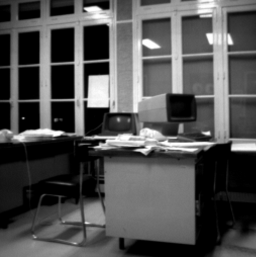
#> input picture Talleres/Taller 1/Punto 4/BUREAU.png, 256 x 257 px
$ jupyter execute cuantificacion.ipynb
#> lines starting #> are read from the running program, lines starting #| are printed output that depends on the picture; after the words box and inside, x2 and y2 are one past the last pixel; in counts of white or black regions, pixels touching at a corner belong together
[cell 1]
import cv2
import matplotlib.pyplot as plt
import numpy as np


bureau = cv2.imread("BUREAU.png", cv2.IMREAD_GRAYSCALE)
#> bureau is the input picture: shape (257, 256); min 0, max 255, mean 80.9

[cell 2]
plt.imshow(bureau, cmap='gray')
plt.show()

[cell 3]
def bit_plane_slicing(imagen, k):
#> called with k = 7
    plane = np.full((imagen.shape[0], imagen.shape[1]), 2 ** k, np.uint8)
    return cv2.bitwise_and(plane, imagen)
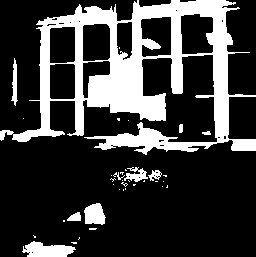
#> returned value: shape (257, 256); values 0 (black) and 128 (white), 23.5% white; 37 white regions (27 under 20 px), largest, box (x1, y1, x2, y2) and area: (0, 0, 256, 155) 13746, (22, 241, 76, 257) 581, (84, 203, 106, 225) 365

[cell 4]
plano_7 = bit_plane_slicing(bureau, 7)
plt.imshow(plano_7, cmap='gray')
plt.title('Bit Plane 7')
plt.show()

plano_6 = bit_plane_slicing(bureau, 6)
#> call 2 of bit_plane_slicing, with k = 6
#> in bit_plane_slicing (call 2), `return cv2.bitwise_and(plane, imagen)`:
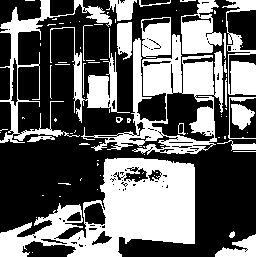
#> returned value: shape (257, 256); values 0 (black) and 64 (white), 40% white; 83 white regions (57 under 20 px), largest, box (x1, y1, x2, y2) and area: (0, 158, 195, 257) 10004, (81, 34, 223, 155) 5827, (0, 0, 112, 143) 2248
plt.imshow(plano_6, cmap='gray')
plt.title('Bit Plane 6')
plt.show()

plano_5 = bit_plane_slicing(bureau, 5)
#> call 3 of bit_plane_slicing, with k = 5
#> in bit_plane_slicing (call 3), `return cv2.bitwise_and(plane, imagen)`:
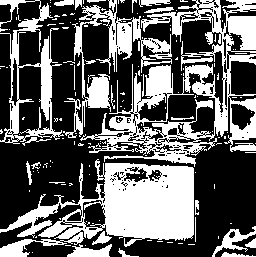
#> returned value: shape (257, 256); values 0 (black) and 32 (white), 39.2% white; 162 white regions (134 under 20 px), largest, box (x1, y1, x2, y2) and area: (80, 0, 256, 167) 9031, (0, 159, 194, 257) 8714, (63, 0, 172, 138) 3084
plt.imshow(plano_5, cmap='gray')
plt.title('Bit Plane 5')
plt.show()

plano_4 = bit_plane_slicing(bureau, 4)
#> call 4 of bit_plane_slicing, with k = 4
#> in bit_plane_slicing (call 4), `return cv2.bitwise_and(plane, imagen)`:
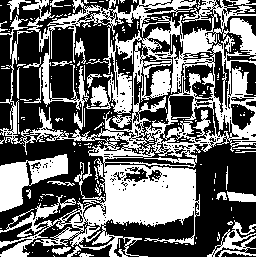
#> returned value: shape (257, 256); values 0 (black) and 16 (white), 42.1% white; 211 white regions (185 under 20 px), largest, box (x1, y1, x2, y2) and area: (0, 0, 256, 257) 23155, (0, 154, 68, 212) 1864, (207, 220, 256, 257) 591
plt.imshow(plano_4, cmap='gray')
plt.title('Bit Plane 4')
plt.show()

plano_3 = bit_plane_slicing(bureau, 3)
#> in bit_plane_slicing (call 5), `return cv2.bitwise_and(plane, imagen)`:
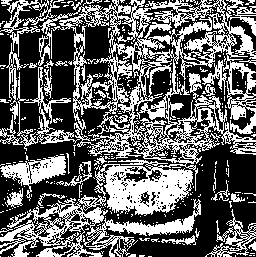
#> returned value: shape (257, 256); values 0 (black) and 8 (white), 40.1% white; 322 white regions (282 under 20 px), largest, box (x1, y1, x2, y2) and area: (0, 0, 256, 257) 20118, (0, 155, 66, 201) 1100, (0, 0, 64, 57) 729
plt.imshow(plano_3, cmap='gray')
plt.title('Bit Plane 3')
plt.show()

plano_2 = bit_plane_slicing(bureau, 2)
#> in bit_plane_slicing (call 6), `return cv2.bitwise_and(plane, imagen)`:
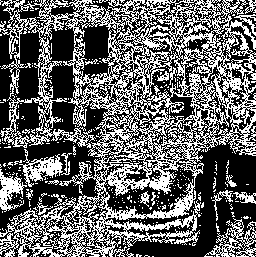
#> returned value: shape (257, 256); values 0 (black) and 4 (white), 39.8% white in thin lines or dots
plt.imshow(plano_2, cmap='gray')
plt.title('Bit Plane 2')
plt.show()

plano_1 = bit_plane_slicing(bureau, 1)
#> in bit_plane_slicing (call 7), `return cv2.bitwise_and(plane, imagen)`:
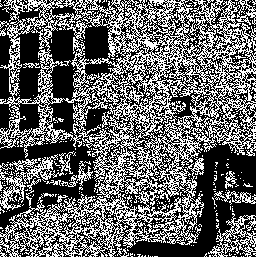
#> returned value: shape (257, 256); values 0 (black) and 2 (white), 40.2% white in thin lines or dots
plt.imshow(plano_1, cmap='gray')
plt.title('Bit Plane 1')
plt.show()

plano_0 = bit_plane_slicing(bureau, 0)
#> in bit_plane_slicing (call 8), `return cv2.bitwise_and(plane, imagen)`:
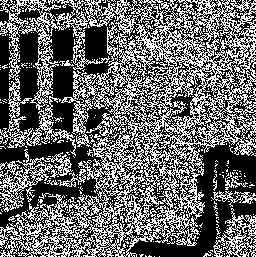
#> returned value: shape (257, 256); values 0 (black) and 1 (white), 40.9% white in thin lines or dots
plt.imshow(plano_0, cmap='gray')
plt.title('Bit Plane 0')
plt.show()

Se identificaron desde el plano más significativo (plano 7) y el menos significativo (plano 0). De estos planos se puede concluir que en la medida que disminuyen los planos aumenta el ruido, es decir, las imagenes pierden forma y aparece una grann cantidad de puntos negros con blanco. Por otro lado, en la medida que aumenta el plano se pueden apreciar colores más intensos, llegando a un punto de que se puede ver una sombra fluida de la imagen. Por último, se puede apreciar que es en los planos intermedios en los que se evidencia mayor detalle, como en el plano 5 que se puede entender bien el contenido de la imagen. Esto se puede deber a la escala de intensidad utilizada.

[cell 5]
def image_quantization(imagen, k):
#> called with k = 5
    plane = np.full((imagen.shape[0], imagen.shape[1]), 255-2 ** k, np.uint8)
    return cv2.bitwise_and(plane, imagen)
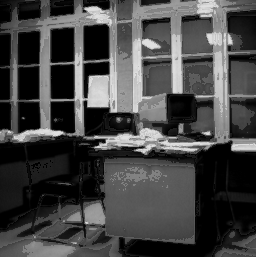
#> returned value: shape (257, 256); min 0, max 223, mean 68.4

[cell 6]
cuant5 = image_quantization(bureau, 5)
plt.imshow(cuant5, cmap='gray')
plt.title('Quantization k=5')
plt.show()

cuant3 = image_quantization(bureau, 3)
plt.imshow(cuant3, cmap='gray')
plt.title('Quantization k=3')
plt.show()

cuant1 = image_quantization(bureau, 1)
